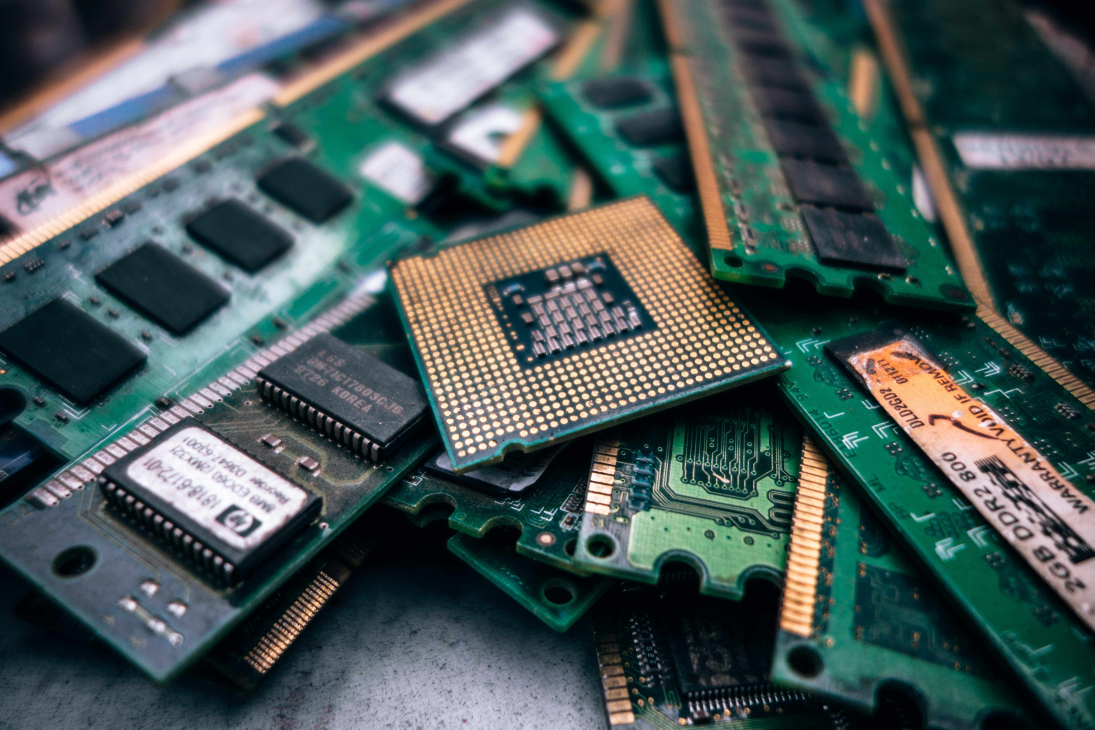
#> input picture convolution similar image detection/pcb.jpg, 5472 x 3648 px (shown at 1/5 size)
$ jupyter execute --allow-errors convolution_for_image_detection.ipynb   (shell and % lines are left out)
#> lines starting #> are read from the running program, lines starting #| are printed output that depends on the picture
[cell 1]
import matplotlib.pyplot as plt
import numpy as np
import cv2

normalize = lambda data: (data-np.min(data))/(np.max(data)-np.min(data))
distribute = lambda data: (data-np.min(data))/(np.max(data)-np.min(data))*2 -1

#import image
BGR_pic = cv2.imread('pcb.jpg')
#> BGR_pic is the input picture: shape (3648, 5472, 3); mean B, G, R 88, 89.2, 72.8
pic = cv2.cvtColor(BGR_pic, cv2.COLOR_BGR2RGB)
bw_pic = cv2.cvtColor(pic, cv2.COLOR_BGR2GRAY)
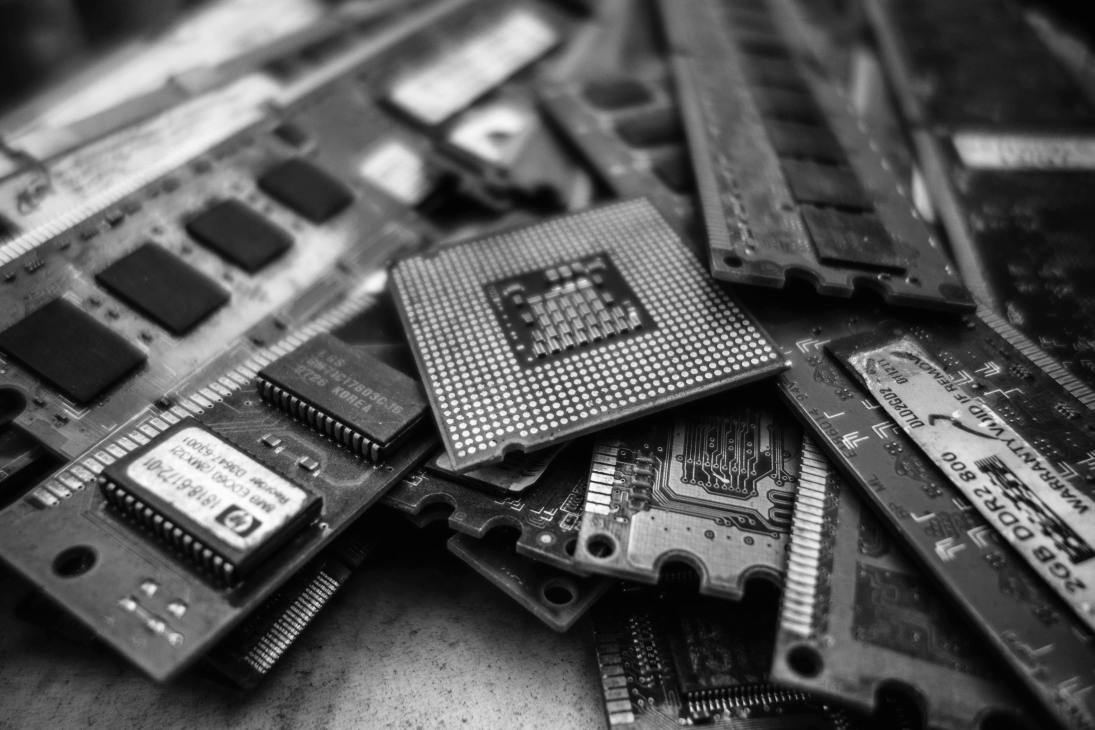
#> bw_pic: shape (3648, 5472) (shown at 1/5 size); min 0, max 255, mean 87

[cell 2]
#plot original
fig = plt.figure(figsize=(12,5), dpi=150)
plt.subplot(1,1,1)
plt.imshow(pic)
plt.colorbar()
plt.title('original')
plt.axis('off')
plt.show()
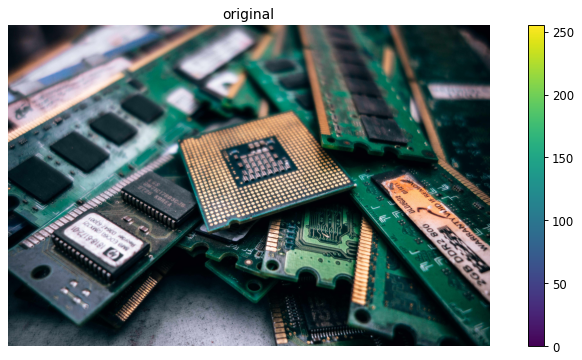
#> figure drawn by matplotlib, 2 panels

[cell 3]
cutout=bw_pic[2000:2200,2500:2700]
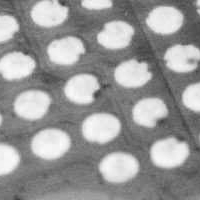
#> cutout: shape (200, 200); min 61, max 254, mean 152.9

#plot cutout
fig = plt.figure(figsize=(12,5), dpi=150)
plt.subplot(1,1,1)
plt.imshow(cutout, cmap='gray')
plt.colorbar()
plt.title('image cutout')
plt.axis('off')
plt.show()
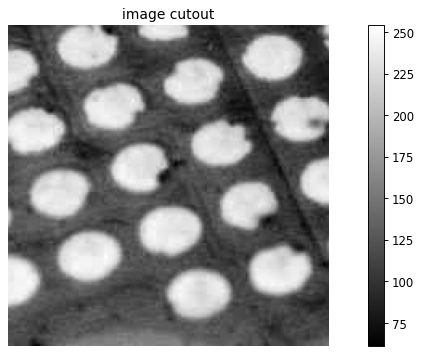
#> figure drawn by matplotlib, 2 panels

[cell 4]
#scale image and compute convolution
pic = distribute(pic)
cutout = distribute(cutout)
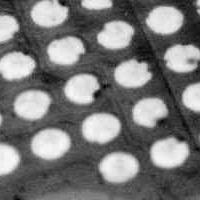
#> cutout: shape (200, 200) float64; min -1, max 1, mean -0.0478; drawn with min black and max white
heatmap = cv2.filter2D(pic,-1,cutout)
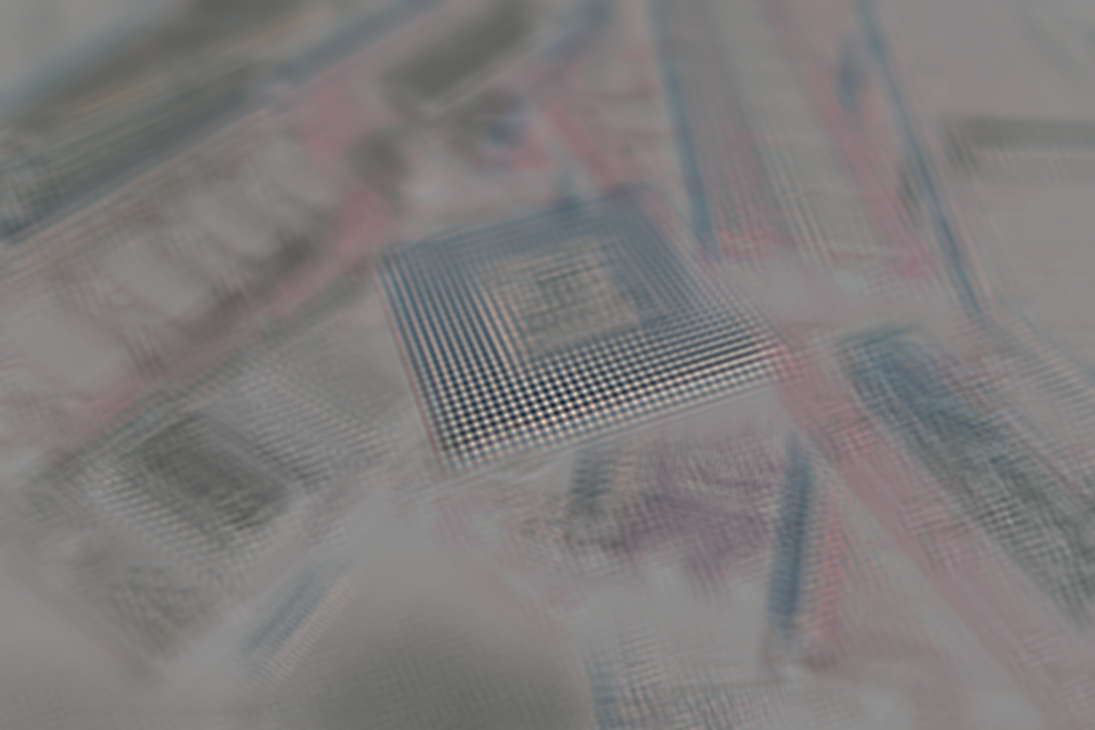
#> heatmap: shape (3648, 5472, 3) float64 (shown at 1/5 size); mean R, G, B 819.5, 572.2, 591.2; drawn with min black and max white
heatmap = normalize(np.abs(heatmap))
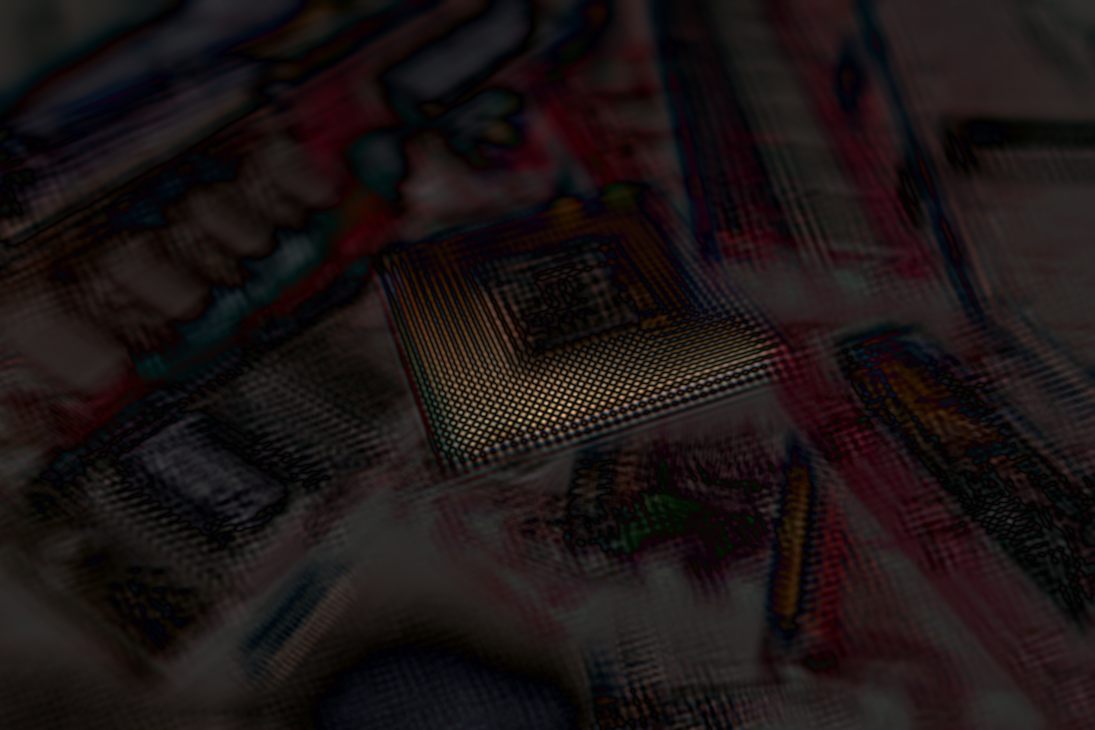
#> heatmap: shape (3648, 5472, 3) float64 (shown at 1/5 size); mean R, G, B 0.108, 0.0798, 0.0807

#plot heatmap
fig = plt.figure(figsize=(12,5), dpi=150)
plt.subplot(1,1,1)
plt.imshow(heatmap, cmap='hot')
plt.colorbar()
plt.title('convolution result -> overlap')
plt.axis('off')
plt.show()
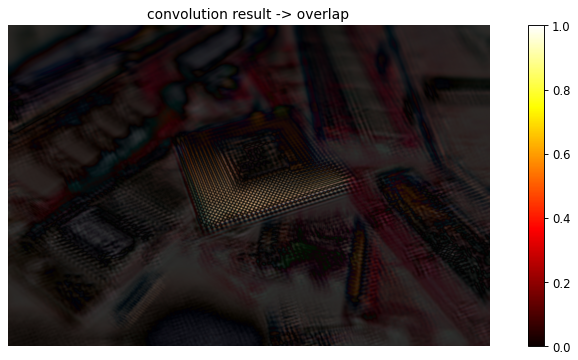
#> figure drawn by matplotlib, 2 panels
